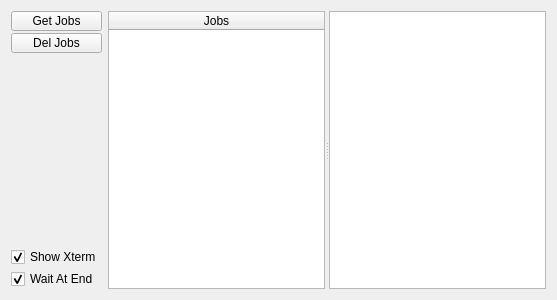
<?xml version="1.0" encoding="UTF-8"?>
<ui version="4.0">
 <class>wgLogs</class>
 <widget class="QWidget" name="wgLogs">
  <property name="geometry">
   <rect>
    <x>0</x>
    <y>0</y>
    <width>557</width>
    <height>300</height>
   </rect>
  </property>
  <property name="windowTitle">
   <string>Logs</string>
  </property>
  <layout class="QGridLayout" name="gridLayout">
   <item row="0" column="0">
    <layout class="QVBoxLayout" name="vlButtons">
     <property name="spacing">
      <number>2</number>
     </property>
     <item>
      <widget class="QPushButton" name="pbGetJobs">
       <property name="maximumSize">
        <size>
         <width>16777215</width>
         <height>20</height>
        </size>
       </property>
       <property name="text">
        <string>Get Jobs</string>
       </property>
       <property name="checkable">
        <bool>false</bool>
       </property>
       <property name="autoRepeat">
        <bool>false</bool>
       </property>
      </widget>
     </item>
     <item>
      <widget class="QPushButton" name="pbDelJobs">
       <property name="maximumSize">
        <size>
         <width>16777215</width>
         <height>20</height>
        </size>
       </property>
       <property name="text">
        <string>Del Jobs</string>
       </property>
      </widget>
     </item>
     <item>
      <spacer name="verticalSpacer_3">
       <property name="orientation">
        <enum>Qt::Vertical</enum>
       </property>
       <property name="sizeHint" stdset="0">
        <size>
         <width>20</width>
         <height>40</height>
        </size>
       </property>
      </spacer>
     </item>
     <item>
      <widget class="QCheckBox" name="cbShowXterm">
       <property name="text">
        <string>Show Xterm</string>
       </property>
       <property name="checked">
        <bool>true</bool>
       </property>
      </widget>
     </item>
     <item>
      <widget class="QCheckBox" name="cbWaitAtEnd">
       <property name="text">
        <string>Wait At End</string>
       </property>
       <property name="checked">
        <bool>true</bool>
       </property>
      </widget>
     </item>
    </layout>
   </item>
   <item row="0" column="1">
    <widget class="QSplitter" name="splitter">
     <property name="orientation">
      <enum>Qt::Horizontal</enum>
     </property>
     <widget class="QTreeWidget" name="twJobs">
      <property name="alternatingRowColors">
       <bool>true</bool>
      </property>
      <property name="selectionMode">
       <enum>QAbstractItemView::ExtendedSelection</enum>
      </property>
      <property name="indentation">
       <number>2</number>
      </property>
      <property name="itemsExpandable">
       <bool>false</bool>
      </property>
      <property name="expandsOnDoubleClick">
       <bool>false</bool>
      </property>
      <column>
       <property name="text">
        <string notr="true">Jobs</string>
       </property>
       <property name="textAlignment">
        <set>AlignHCenter|AlignVCenter|AlignCenter</set>
       </property>
      </column>
     </widget>
     <widget class="QPlainTextEdit" name="teLogs">
      <property name="readOnly">
       <bool>true</bool>
      </property>
     </widget>
    </widget>
   </item>
  </layout>
 </widget>
 <resources/>
 <connections/>
</ui>
